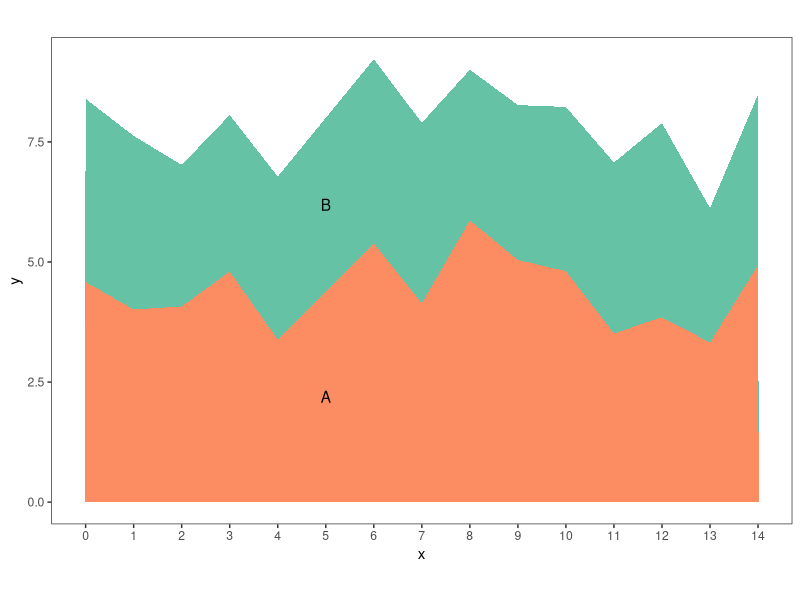
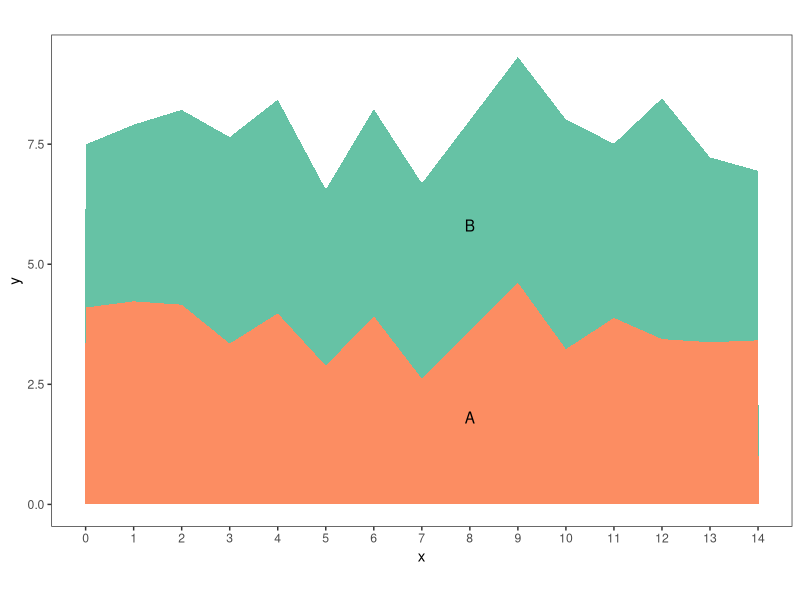
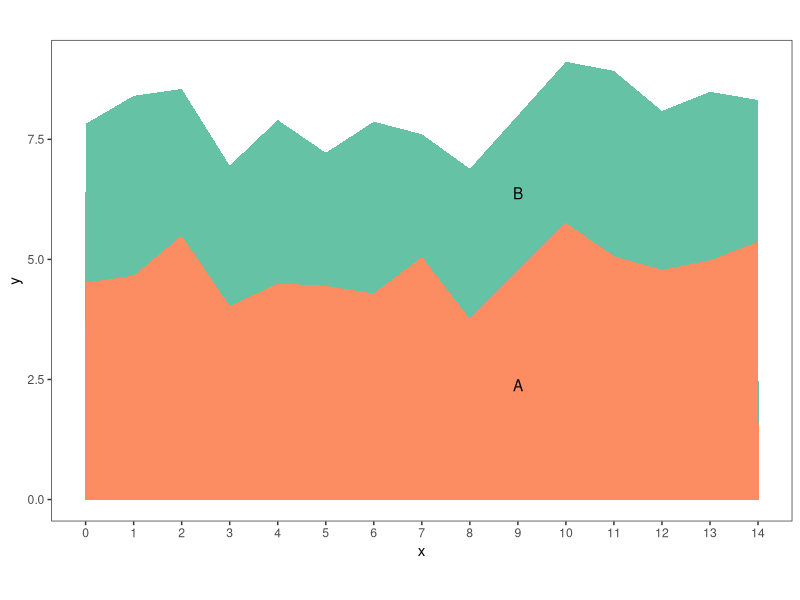
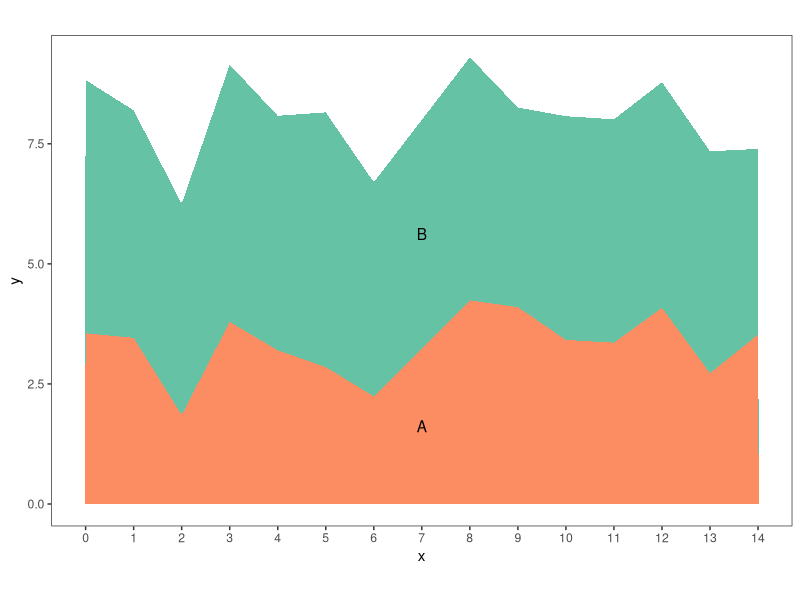
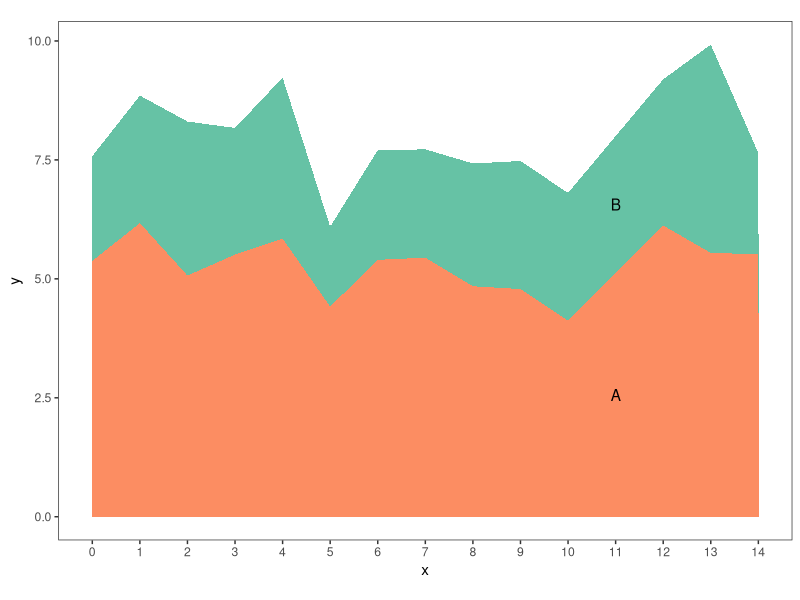
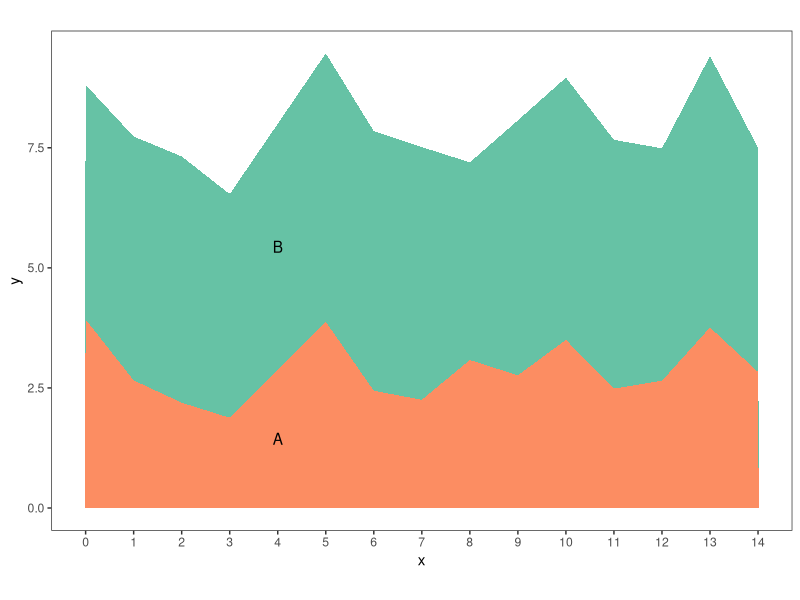
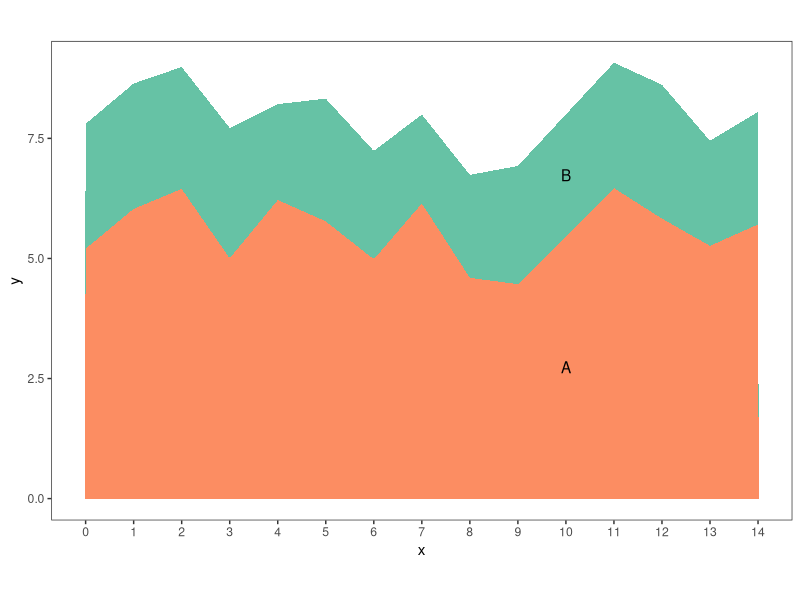
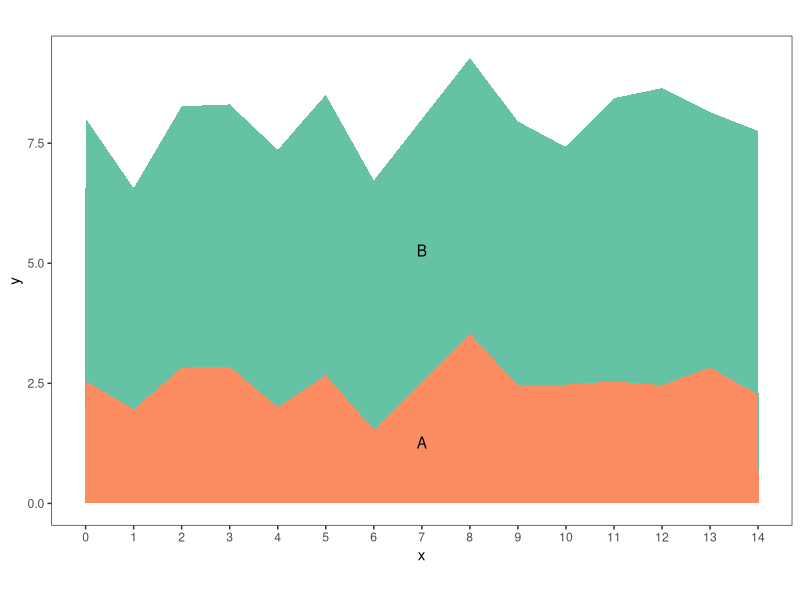

Reproduce these figures in R, in order. (Note: this script raises an error after producing the figures.)
#############################################
####  Figures to be used for experiment  ####
#############################################

## Load required packages
library("tidyverse")

###########################
####  Data generation  ####
###########################

## Generate charts using the proportions in Cleveland & McGill 1984 (see fig. 11
## in that paper; several proportions were repeated in their study but I'll just
## use each one once).

## Proportions used in Cleveland & McGill 1984:
cm <- c(0.825, 0.681, 0.562, 0.464, 0.383, 0.261, 0.178)

## An issue here is that I want to use fixed coordinates so that the angles of
## the segments are consistent. I also want to keep the plots at a reasonable
## aspect ratio (ideally 1.618, but there's no way I can be that precise and I
## will settle for something roughly in the ballpark). Let's say I have 10 x
## values, then the max height of the chart should be ~6. Then the point of
## comparison in the chart should be no more than 5, since the chart will need
## to be higher on one side. In the past, I kept one segment a set size and
## varied the other in proportion to it, but that led to chart heights that were
## too variable. So instead I'll try fixing the total height and dividing the
## segments so they end up in the right proportion.

## Function to split a given value into two segments where the smaller is a
## given proportion of the larger
get_ab <- function(total, prop, which_larger = c("A", "B")) {
  ## Split total into two values where the smaller is `prop` proportion of the
  ## larger
  smaller <- total * ((prop * 1000) / ((prop * 1000) + 1000))
  larger <- total - smaller

  ## If A should be larger than B, return larger first
  if (which_larger == "A") {
    return(c(larger, smaller))
    ## Otherwise, return smaller first
  } else if (which_larger == "B") {
    return(c(smaller, larger))
  }
}

## Set seed for reproducibility
set.seed(8291) 

## Total height. 8 is min so that smaller segment (which has a y value of 1.2)
## still has room to decrease on one side
y <- 8                                  

## Max x value 
max_x <- 14

## Range of x values that are possible points of comparison. Shouldn't be at the
## far edges of the chart, but can vary a bit within the middle.
xrange <- 3:11

## For each ratio, create two tibbles of data. Each tibble has two observations,
## "A", and "B". The first tibble has the larger segment on the bottom, the
## second has the larger segment on the top.
data_pairs <- map(cm, function(cm) {
  datalist <- list(data.frame(var = c("A", "B"),
                              x = sample(xrange, size = 1),
                              y = get_ab(total = y, prop = cm,
                                         which_larger = "A"),
                              ## So we know this is the x value to mark on the
                              ## chart:
                              obs = TRUE,
                              stringsAsFactors = FALSE),
                   data.frame(var = c("A", "B"),
                              x = sample(xrange, size = 1),
                              y = get_ab(total = y, prop = cm,
                                         which_larger = "B"),
                              obs = TRUE,
                              stringsAsFactors = FALSE))

  ## Name the elements of the list
  names(datalist) <- c(paste0(cm, "_A"), paste0(cm, "_B"))
  return(datalist)
})

## Partially unlist so this is a list of data frames instead of a list of lists
## of data frames
data_pairs <- unlist(data_pairs, recursive = FALSE)

## Function to generate a single data set
generate_data <- function(input, seed, max_x = 14,
                          chart_shape = c("increasing", "decreasing")) {
  set.seed(seed)
  
  ## Points of comparison
  x <- input[input$var == "A", "x"]
  a_val <- input[input$var == "A", "y"]
  b_val <- input[input$var == "B", "y"]

  ## Values of a that will appear on either side of the point of comparison
  if (chart_shape == "increasing") {
    left_a <- a_val - 1
    right_a <- a_val + 1
  } else if (chart_shape == "decreasing") {
    left_a <- a_val + 1
    right_a <- a_val - 1
  }

  ## B values somewhat close to b_val. B should be increasing linearly here, so
  ## we'll subtract and add the same amount on either side, being careful not to
  ## take the total below 0
  b_variation <- abs(rnorm(1, mean = b_val / 20, sd = 0.1))
  if (b_val - b_variation <= 0) {
    b_variation <- 0.1
  }

  ## If chart shape is increasing, the element of leftright_b should be less
  ## than b_val and the second should be larger; the opposite is true if chart
  ## shape is decreasing
  if (chart_shape == "increasing") {
    leftright_b <- c(b_val - b_variation, b_val + b_variation)
  } else if (chart_shape == "decreasing") {
    leftright_b <- c(b_val + b_variation, b_val - b_variation)
  }
  
  ## Create data frame of left and right values
  set.seed(seed)
  leftright <- tibble(var = rep(c("A", "B"), 2),
                      x = rep(c(x - 1, x + 1), each = 2),
                      y = c(left_a, leftright_b[1], right_a, leftright_b[2]),
                      obs = FALSE)

  ## Combine left and right side with input to create the "middle chunk" of data
  ## for the chart
  middle_chunk <- bind_rows(input, leftright) %>%
    arrange(x)

  ## Generate random data for the rest of the chart. Must be positive since
  ## stacked area charts don't make sense with negative values
  rest_of_data <- tibble(var = rep(c("A", "B"), each = max_x - 2),
                         x = rep(setdiff(0:max_x, unique(middle_chunk$x)),
                                 times = 2),
                         y = c(abs(rnorm(n = max_x - 2, mean = a_val,
                                         sd = 0.5)),
                               abs(rnorm(n = max_x - 2, mean = b_val,
                                         sd = 0.5))),
                         obs = FALSE)

  ## Combine the datasets and arrange in order of x
  bind_rows(middle_chunk, rest_of_data) %>%
    arrange(x)
}

## Generate data for chart_shape == "increasing"
increasing_seed <- c(21154, 49274, 12447, 42966, 6895, 38916, 41514, 48176,
                     12302, 36175, 46890, 55201, 55685, 16262)

increasing_data <- map2(data_pairs, increasing_seed, .f = generate_data,
                        max_x = max_x, chart_shape = "increasing")

## Generate data for chart_shape == "decreasing"
decreasing_seed <- c(69155, 17083, 54629, 26097, 29167, 27723, 10023, 53153,
                     47910, 5496, 13438, 14596, 62658, 1178)

decreasing_data <- map2(data_pairs, increasing_seed, .f = generate_data,
                        max_x = max_x, chart_shape = "decreasing")

## Rename list elements to include "increasing" or "decreasing"
names(increasing_data) <- paste0("increasing_", names(increasing_data))
names(decreasing_data) <- paste0("decreasing_", names(decreasing_data))

##############################
####  Plotting functions  ####
##############################

## Custom, minimal ggplot theme
custom_theme <- theme_set(theme_bw())
custom_theme <- theme_update(plot.background = element_blank(),
                             panel.grid.major = element_blank(),
                             panel.grid.minor = element_blank(),
                             legend.position = "none"
                             )

## Function to generate and save a plot
generate_plot <- function(data, name, max_x) {
  ## Reorder var as a factor, otherwise A will be on top
  data$var <- factor(data$var, levels = c("B", "A"))
  
  ## Coordinates for annotating the plot
  comp_point <- unique(data[data$obs == TRUE,][["x"]])
  
  acoord <- data[data$x == comp_point & data$var == "A", "y"] / 2
  bcoord <- data[data$x == comp_point & data$var == "A", "y"] +
    (data[data$x == comp_point & data$var == "B", "y"] / 2)

  ## Create plot
  p <- ggplot(data, aes(x = x, y = y, group = var, fill = var)) +
    geom_area(position = "stack") +
    scale_x_continuous(breaks = 0:max_x) +
    scale_fill_brewer(palette = "Set2") +
    annotate("text", x = comp_point, y = acoord, label = "A") +
    annotate("text", x = comp_point, y = bcoord, label = "B") +
    coord_fixed()

  ## Save output
  ggsave(paste0("stacked_area_", name, ".png"), p,
         path = "experiment_app/static/images",
         width = 6, height = 4)
  
}

## Generate and save plots for all the data
walk2(.x = increasing_data, .y = names(increasing_data), .f = generate_plot,
      max_x = max_x)
walk2(.x = decreasing_data, .y = names(decreasing_data), .f = generate_plot,
      max_x = max_x)

######################
####  Bar charts  ####
######################

## Use some of the generated to data to create bar charts. Keep the point of
## comparison plus one other random row.
bar_data <- map(increasing_data, function(dat) {
  pcomp <- unique(dat[dat$obs == TRUE, "x"])
  indices <- c(pcomp, sample(setdiff(0:max_x, pcomp), size = 1))
  filter(dat, x %in% indices)
})

## Remove "increasing" from names of bar data since there's no increasing vs.
## decreasing for the bar charts
names(bar_data) <- gsub("increasing_", "", names(bar_data))

## Generate stacked bar charts
walk2(bar_data, names(bar_data), function(dat, name) {
  ## Reorder factor levels
  dat$var <- factor(dat$var, levels = c("B", "A"))

  ## Calculate coordinates where marks will be placed
  pcomp <- unique(dat[dat$obs == TRUE, "x"])
  acoord <- dat[dat$obs == TRUE & dat$var == "A", "y"] / 2
  bcoord <- dat[dat$obs == TRUE & dat$var == "A", "y"] +
    (dat[dat$obs == TRUE & dat$var == "B", "y"] / 2)

  ## Plot
  ggplot(dat, aes(x = x, y = y, group = var, fill = var)) +
    geom_bar(stat = "identity") +
    scale_x_continuous(labels = NULL) +
    scale_fill_brewer(palette = "Set2") +
    annotate("text", x = pcomp, y = acoord, label = "A") +
    annotate("text", x = pcomp, y = bcoord, label = "B") +
    ggsave(paste0("stacked_bar_", name, ".png"),
           path = "experiment_app/static/images",
           width = 3, height = 5)
})

########################################
####  Obvious charts for screening  ####
########################################

## Function to create screening charts where the answer to which segment is
## smaller is very obvious. For these, the point of comparison will always be at
## x == 5 (for simplicity) and the x axis goes to 10.
screening <- function(seed, type) {
  ## Create data set
  set.seed(seed)
  dat <- data.frame(x = rep(c(0:10), 2),
                    var = rep(c("A", "B"), each = 11),
                    y = c(sample(8:10, size = 11, replace = TRUE),
                          sample(1:2, size = 11, replace = TRUE)),
                    stringsAsFactors = FALSE)

  dat <- dat %>%
    arrange(x) %>%
    ## Make sure ratio is 10:1.3 at point of interest
    mutate(y = ifelse(x == 5 & var == "A", 10, y)) %>%
    mutate(y = ifelse(x == 5 & var == "B", 1.3, y))

  if (type == "bar") {
    set.seed(seed)
    ## Choose the x == 5 and one other row either before or after that row for
    ## bar charts
    dat <- dplyr::filter(dat, x == 5 | x == sample(c(4, 6), size = 1))
  }

  ## Coordinates for labels
  center <- dat[dat$x == 5, ]
  acoord <- dat[dat$x == 5 & dat$var == "A", "y"] / 2
  bcoord <- dat[dat$x == 5 & dat$var == "A", "y"] +
    (dat[dat$x == 5 & dat$var == "B", "y"] / 2)

  ## Reorder var factor levels
  dat$var <- factor(dat$var, levels = c("B", "A"))

  if (type == "stacked") {
    ## Annoted stacked area chart
    ggplot(dat, aes(x = x, y = y, group = var, fill = var)) +
      geom_area(position = "stack") +
      scale_fill_brewer(palette = "Set2") +
      scale_x_continuous(breaks = 1:10) +
      annotate("segment", x = 5, xend = 5, y = 0, yend = 9.97,
               color = "red") +
      annotate("segment", x = 5, xend = 5, y = 10.02, yend = 11.3,
               color = "blue") +
      annotate("text", x = 5.15, y = acoord, label = "A") +
      annotate("text", x = 5.15, y = bcoord, label = "B")
    ggsave(paste0("stacked_area_TEST_", seed, ".png"),
           path = "experiment_app/static/images",
           width = 6, height = 4)   
  } else if (type == "bar") {
    ggplot(dat, aes(x = x, y = y, group = var, fill = var)) +
      geom_bar(stat = "identity") +
      scale_fill_brewer(palette = "Set2") +
      scale_x_continuous(labels = NULL) +
      theme(axis.ticks = element_blank()) +
      annotate("segment", x = 5, xend = 5, y = 0, yend = 9.97,
               color = "red") +
      annotate("segment", x = 5, xend = 5, y = 10.02, yend = 11.3,
               color = "blue") +
      annotate("text", x = 5.1, y = acoord, label = "A") +
      annotate("text", x = 5.1, y = bcoord, label = "B") +
      ggsave(paste0("stacked_bar_TEST_", seed, ".png"),
             path = "experiment_app/static/images",
             width = 3, height = 6)
  }
}

## Create 5 stacked area charts using 1, 2, 3, 4, 5 as seeds
sapply(1:5, screening, type = "stacked")

## Create 5 stacked bar charts using 1, 2, 3, 4, 5 as seeds
sapply(1:5, screening, type = "bar")

###################################
####  Export data of interest  ####
###################################

## Convert data pairs into a data frame
data_pairs_df <- dplyr::bind_rows(data_pairs, .id = "name") %>%
  ## Add column containing which segment is smallest
  mutate(smaller_var = ifelse(grepl("_A$", name), "B", "A")) %>%
  ## Remove "obs" column
  select(-obs)

## Export to csv
## write.csv(data_pairs_df, "correct_answers.csv", row.names = FALSE)
